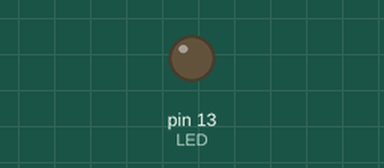
Recording of a sketch running on a simulated Arduino Uno, built with avr-gcc and run on an emulated ATmega328P. Parts: output pins drawn as LEDs (lit = HIGH).

Above: at 1.6 s.
At 6.3 s:
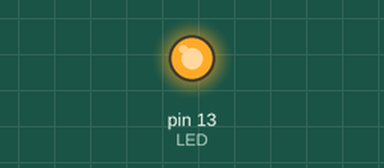
Timing chart, 0 to 16.6 s (numbered marks = the images above):
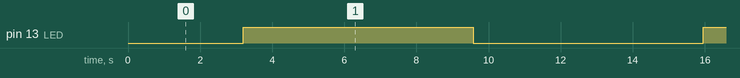

The sketch:

LED_Fading.ino
```cpp
int LED = 13;
int brightness = 0;
int fading = 1;


void setup() {
  pinMode(LED , OUTPUT);

}

void loop() {
  analogWrite(LED, brightness);
  //The function analogWrite is used to activate
// the PWM output on the pin with the LED. The value of the PWM is saved under
//the word “brightness”. In this case it is “0”.

  brightness = brightness + fading;

  delay(25);

  if(brightness == 0 || brightness == 255)
    fading = -fading;

}
```

Measured:
- by itself, pin 13 (LED): alternates HIGH for 6.4 s and LOW for 6.4 s
